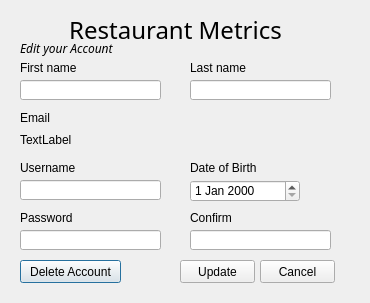
<?xml version="1.0" encoding="UTF-8"?>
<ui version="4.0">
 <class>accountSettings</class>
 <widget class="QDialog" name="accountSettings">
  <property name="geometry">
   <rect>
    <x>0</x>
    <y>0</y>
    <width>370</width>
    <height>303</height>
   </rect>
  </property>
  <property name="windowTitle">
   <string>Edit Account</string>
  </property>
  <widget class="QLabel" name="label_3">
   <property name="geometry">
    <rect>
     <x>20</x>
     <y>60</y>
     <width>61</width>
     <height>16</height>
    </rect>
   </property>
   <property name="text">
    <string>First name</string>
   </property>
  </widget>
  <widget class="QLabel" name="label_9">
   <property name="geometry">
    <rect>
     <x>190</x>
     <y>160</y>
     <width>71</width>
     <height>16</height>
    </rect>
   </property>
   <property name="text">
    <string>Date of Birth</string>
   </property>
  </widget>
  <widget class="QLabel" name="label_6">
   <property name="geometry">
    <rect>
     <x>20</x>
     <y>160</y>
     <width>61</width>
     <height>16</height>
    </rect>
   </property>
   <property name="text">
    <string>Username</string>
   </property>
  </widget>
  <widget class="QLabel" name="label_2">
   <property name="geometry">
    <rect>
     <x>10</x>
     <y>10</y>
     <width>331</width>
     <height>41</height>
    </rect>
   </property>
   <property name="font">
    <font>
     <family>Showcard Gothic</family>
     <pointsize>18</pointsize>
     <underline>false</underline>
    </font>
   </property>
   <property name="text">
    <string>Restaurant Metrics</string>
   </property>
   <property name="textFormat">
    <enum>Qt::RichText</enum>
   </property>
   <property name="alignment">
    <set>Qt::AlignCenter</set>
   </property>
   <property name="wordWrap">
    <bool>false</bool>
   </property>
  </widget>
  <widget class="QLabel" name="label_7">
   <property name="geometry">
    <rect>
     <x>20</x>
     <y>210</y>
     <width>61</width>
     <height>16</height>
    </rect>
   </property>
   <property name="text">
    <string>Password</string>
   </property>
  </widget>
  <widget class="QLabel" name="label_4">
   <property name="geometry">
    <rect>
     <x>190</x>
     <y>60</y>
     <width>61</width>
     <height>16</height>
    </rect>
   </property>
   <property name="text">
    <string>Last name</string>
   </property>
  </widget>
  <widget class="QLabel" name="check6">
   <property name="geometry">
    <rect>
     <x>240</x>
     <y>210</y>
     <width>91</width>
     <height>16</height>
    </rect>
   </property>
   <property name="text">
    <string>&lt;html&gt;&lt;head/&gt;&lt;body&gt;&lt;p&gt;&lt;br/&gt;&lt;/p&gt;&lt;/body&gt;&lt;/html&gt;</string>
   </property>
   <property name="scaledContents">
    <bool>false</bool>
   </property>
   <property name="alignment">
    <set>Qt::AlignCenter</set>
   </property>
  </widget>
  <widget class="QLabel" name="label_5">
   <property name="geometry">
    <rect>
     <x>20</x>
     <y>110</y>
     <width>61</width>
     <height>16</height>
    </rect>
   </property>
   <property name="text">
    <string>Email</string>
   </property>
  </widget>
  <widget class="QLabel" name="label_8">
   <property name="geometry">
    <rect>
     <x>20</x>
     <y>40</y>
     <width>171</width>
     <height>16</height>
    </rect>
   </property>
   <property name="font">
    <font>
     <family>Lucida Sans</family>
     <italic>true</italic>
    </font>
   </property>
   <property name="text">
    <string>Edit your Account</string>
   </property>
  </widget>
  <widget class="QLabel" name="label_10">
   <property name="geometry">
    <rect>
     <x>190</x>
     <y>210</y>
     <width>61</width>
     <height>16</height>
    </rect>
   </property>
   <property name="text">
    <string>Confirm</string>
   </property>
  </widget>
  <widget class="QLabel" name="email">
   <property name="geometry">
    <rect>
     <x>20</x>
     <y>130</y>
     <width>311</width>
     <height>20</height>
    </rect>
   </property>
   <property name="text">
    <string>TextLabel</string>
   </property>
  </widget>
  <widget class="QLineEdit" name="fname">
   <property name="geometry">
    <rect>
     <x>20</x>
     <y>80</y>
     <width>141</width>
     <height>20</height>
    </rect>
   </property>
  </widget>
  <widget class="QLineEdit" name="lname">
   <property name="geometry">
    <rect>
     <x>190</x>
     <y>80</y>
     <width>141</width>
     <height>20</height>
    </rect>
   </property>
  </widget>
  <widget class="QLineEdit" name="username">
   <property name="geometry">
    <rect>
     <x>20</x>
     <y>180</y>
     <width>141</width>
     <height>20</height>
    </rect>
   </property>
  </widget>
  <widget class="QDateEdit" name="dob">
   <property name="geometry">
    <rect>
     <x>190</x>
     <y>180</y>
     <width>110</width>
     <height>22</height>
    </rect>
   </property>
  </widget>
  <widget class="QLineEdit" name="password">
   <property name="geometry">
    <rect>
     <x>20</x>
     <y>230</y>
     <width>141</width>
     <height>20</height>
    </rect>
   </property>
   <property name="echoMode">
    <enum>QLineEdit::Password</enum>
   </property>
  </widget>
  <widget class="QLineEdit" name="confirm">
   <property name="geometry">
    <rect>
     <x>190</x>
     <y>230</y>
     <width>141</width>
     <height>20</height>
    </rect>
   </property>
   <property name="echoMode">
    <enum>QLineEdit::Password</enum>
   </property>
  </widget>
  <widget class="QPushButton" name="del">
   <property name="geometry">
    <rect>
     <x>20</x>
     <y>260</y>
     <width>101</width>
     <height>23</height>
    </rect>
   </property>
   <property name="text">
    <string>Delete Account</string>
   </property>
  </widget>
  <widget class="QPushButton" name="Save">
   <property name="geometry">
    <rect>
     <x>180</x>
     <y>260</y>
     <width>75</width>
     <height>23</height>
    </rect>
   </property>
   <property name="text">
    <string>Update</string>
   </property>
  </widget>
  <widget class="QPushButton" name="cancel">
   <property name="geometry">
    <rect>
     <x>260</x>
     <y>260</y>
     <width>75</width>
     <height>23</height>
    </rect>
   </property>
   <property name="text">
    <string>Cancel</string>
   </property>
  </widget>
 </widget>
 <resources/>
 <connections/>
</ui>
